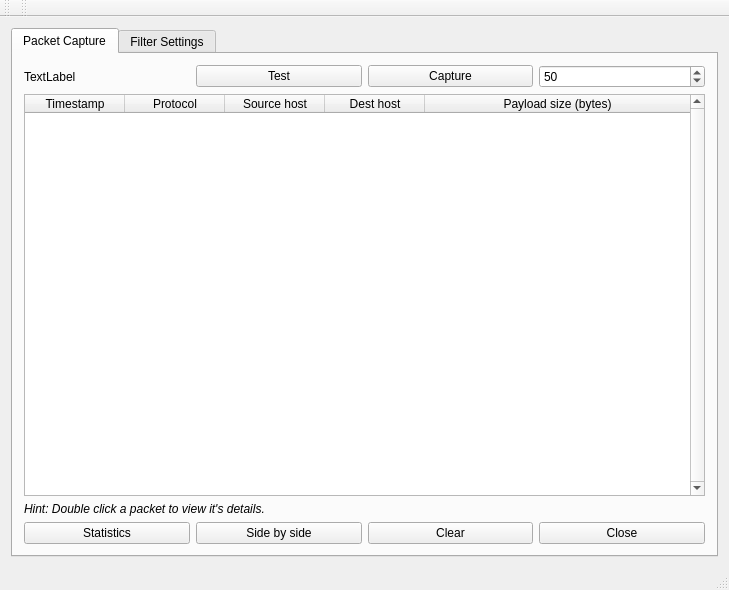
<?xml version="1.0" encoding="UTF-8"?>
<ui version="4.0">
 <class>MainWindow</class>
 <widget class="QMainWindow" name="MainWindow">
  <property name="geometry">
   <rect>
    <x>0</x>
    <y>0</y>
    <width>729</width>
    <height>590</height>
   </rect>
  </property>
  <property name="windowTitle">
   <string>TCP Monitoring Tool</string>
  </property>
  <widget class="QWidget" name="centralWidget">
   <layout class="QVBoxLayout" name="verticalLayout_2">
    <item>
     <widget class="QTabWidget" name="tabWidget">
      <property name="currentIndex">
       <number>0</number>
      </property>
      <widget class="QWidget" name="tab">
       <attribute name="title">
        <string>Packet Capture</string>
       </attribute>
       <layout class="QVBoxLayout" name="verticalLayout">
        <item>
         <layout class="QHBoxLayout" name="horizontalLayout_2">
          <item>
           <widget class="QLabel" name="label_interface">
            <property name="toolTip">
             <string>Your network interface device</string>
            </property>
            <property name="layoutDirection">
             <enum>Qt::LeftToRight</enum>
            </property>
            <property name="text">
             <string>TextLabel</string>
            </property>
            <property name="alignment">
             <set>Qt::AlignLeading|Qt::AlignLeft|Qt::AlignVCenter</set>
            </property>
           </widget>
          </item>
          <item>
           <widget class="QPushButton" name="pushButton_test">
            <property name="text">
             <string>Test</string>
            </property>
           </widget>
          </item>
          <item>
           <widget class="QPushButton" name="button_capture_packet">
            <property name="enabled">
             <bool>true</bool>
            </property>
            <property name="toolTip">
             <string>Begin packet capture</string>
            </property>
            <property name="text">
             <string>Capture</string>
            </property>
           </widget>
          </item>
          <item>
           <widget class="QSpinBox" name="spinBox_no_of_packets">
            <property name="toolTip">
             <string>Number of packets to capture</string>
            </property>
            <property name="minimum">
             <number>1</number>
            </property>
            <property name="maximum">
             <number>10000</number>
            </property>
            <property name="value">
             <number>50</number>
            </property>
           </widget>
          </item>
         </layout>
        </item>
        <item>
         <widget class="QTableWidget" name="tableWidget_packets">
          <property name="sizePolicy">
           <sizepolicy hsizetype="Expanding" vsizetype="Expanding">
            <horstretch>0</horstretch>
            <verstretch>0</verstretch>
           </sizepolicy>
          </property>
          <property name="toolTip">
           <string>Captured packets</string>
          </property>
          <property name="frameShape">
           <enum>QFrame::StyledPanel</enum>
          </property>
          <property name="verticalScrollBarPolicy">
           <enum>Qt::ScrollBarAlwaysOn</enum>
          </property>
          <property name="editTriggers">
           <set>QAbstractItemView::NoEditTriggers</set>
          </property>
          <property name="alternatingRowColors">
           <bool>false</bool>
          </property>
          <property name="selectionBehavior">
           <enum>QAbstractItemView::SelectRows</enum>
          </property>
          <property name="rowCount">
           <number>0</number>
          </property>
          <property name="columnCount">
           <number>5</number>
          </property>
          <attribute name="horizontalHeaderStretchLastSection">
           <bool>true</bool>
          </attribute>
          <attribute name="verticalHeaderStretchLastSection">
           <bool>false</bool>
          </attribute>
          <column>
           <property name="text">
            <string>Timestamp</string>
           </property>
          </column>
          <column>
           <property name="text">
            <string>Protocol</string>
           </property>
          </column>
          <column>
           <property name="text">
            <string>Source host</string>
           </property>
          </column>
          <column>
           <property name="text">
            <string>Dest host</string>
           </property>
          </column>
          <column>
           <property name="text">
            <string>Payload size (bytes)</string>
           </property>
          </column>
         </widget>
        </item>
        <item>
         <widget class="QLabel" name="label_hint">
          <property name="enabled">
           <bool>true</bool>
          </property>
          <property name="font">
           <font>
            <italic>true</italic>
           </font>
          </property>
          <property name="text">
           <string>Hint: Double click a packet to view it's details.</string>
          </property>
         </widget>
        </item>
        <item>
         <layout class="QHBoxLayout" name="horizontalLayout">
          <item>
           <widget class="QPushButton" name="pushButton_statistics">
            <property name="toolTip">
             <string>&lt;html&gt;&lt;head/&gt;&lt;body&gt;&lt;p&gt;View stats and charts about the captured packets.&lt;/p&gt;&lt;/body&gt;&lt;/html&gt;</string>
            </property>
            <property name="text">
             <string>Statistics</string>
            </property>
           </widget>
          </item>
          <item>
           <widget class="QPushButton" name="pushButton_side_by_side">
            <property name="toolTip">
             <string>&lt;html&gt;&lt;head/&gt;&lt;body&gt;&lt;p&gt;Select a row then click to view all packets to and from this IP address.&lt;/p&gt;&lt;/body&gt;&lt;/html&gt;</string>
            </property>
            <property name="text">
             <string>Side by side</string>
            </property>
           </widget>
          </item>
          <item>
           <widget class="QPushButton" name="pushButton_clear">
            <property name="toolTip">
             <string>&lt;html&gt;&lt;head/&gt;&lt;body&gt;&lt;p&gt;Clear the widow of all captured packets.&lt;/p&gt;&lt;/body&gt;&lt;/html&gt;</string>
            </property>
            <property name="text">
             <string>Clear</string>
            </property>
           </widget>
          </item>
          <item>
           <widget class="QPushButton" name="button_close_handle">
            <property name="toolTip">
             <string>&lt;html&gt;&lt;head/&gt;&lt;body&gt;&lt;p&gt;Close application.&lt;/p&gt;&lt;/body&gt;&lt;/html&gt;</string>
            </property>
            <property name="text">
             <string>Close</string>
            </property>
           </widget>
          </item>
         </layout>
        </item>
       </layout>
      </widget>
      <widget class="QWidget" name="tab_2">
       <attribute name="title">
        <string>Filter Settings</string>
       </attribute>
       <layout class="QGridLayout" name="gridLayout">
        <item row="0" column="0">
         <widget class="QLabel" name="label_2">
          <property name="text">
           <string>Host address</string>
          </property>
         </widget>
        </item>
        <item row="0" column="1">
         <widget class="QLineEdit" name="lineEdit_host">
          <property name="text">
           <string/>
          </property>
          <property name="placeholderText">
           <string>Host address, e.g. 93.184.216.34, example.com</string>
          </property>
         </widget>
        </item>
        <item row="0" column="2">
         <widget class="QCheckBox" name="checkBox_host">
          <property name="text">
           <string>Not</string>
          </property>
         </widget>
        </item>
        <item row="1" column="0">
         <widget class="QLabel" name="label_3">
          <property name="text">
           <string>Port</string>
          </property>
         </widget>
        </item>
        <item row="1" column="1">
         <widget class="QLineEdit" name="lineEdit_port">
          <property name="text">
           <string/>
          </property>
          <property name="placeholderText">
           <string>Port, e.g. 80</string>
          </property>
         </widget>
        </item>
        <item row="1" column="2">
         <widget class="QCheckBox" name="checkBox_port">
          <property name="text">
           <string>Not</string>
          </property>
         </widget>
        </item>
        <item row="2" column="0">
         <widget class="QLabel" name="label_4">
          <property name="text">
           <string>Protocol</string>
          </property>
         </widget>
        </item>
        <item row="4" column="0" colspan="3">
         <layout class="QHBoxLayout" name="horizontalLayout_3">
          <item>
           <widget class="QPushButton" name="button_clear_settings_fields">
            <property name="toolTip">
             <string/>
            </property>
            <property name="text">
             <string>Clear</string>
            </property>
           </widget>
          </item>
          <item>
           <widget class="QPushButton" name="button_check">
            <property name="toolTip">
             <string>Check current filter settings</string>
            </property>
            <property name="text">
             <string>Check</string>
            </property>
           </widget>
          </item>
          <item>
           <widget class="QPushButton" name="button_applyFilter">
            <property name="enabled">
             <bool>false</bool>
            </property>
            <property name="toolTip">
             <string>Apply selected filter</string>
            </property>
            <property name="text">
             <string>Apply filter</string>
            </property>
           </widget>
          </item>
         </layout>
        </item>
        <item row="2" column="1" colspan="2">
         <widget class="QComboBox" name="comboBox_protocol">
          <item>
           <property name="text">
            <string>All</string>
           </property>
          </item>
          <item>
           <property name="text">
            <string>TCP</string>
           </property>
          </item>
          <item>
           <property name="text">
            <string>UDP</string>
           </property>
          </item>
         </widget>
        </item>
        <item row="3" column="0" colspan="3">
         <widget class="QLabel" name="label_filter_string">
          <property name="text">
           <string/>
          </property>
         </widget>
        </item>
       </layout>
      </widget>
     </widget>
    </item>
   </layout>
  </widget>
  <widget class="QMenuBar" name="menuBar">
   <property name="geometry">
    <rect>
     <x>0</x>
     <y>0</y>
     <width>729</width>
     <height>22</height>
    </rect>
   </property>
  </widget>
  <widget class="QToolBar" name="mainToolBar">
   <attribute name="toolBarArea">
    <enum>TopToolBarArea</enum>
   </attribute>
   <attribute name="toolBarBreak">
    <bool>false</bool>
   </attribute>
  </widget>
  <widget class="QStatusBar" name="statusBar"/>
  <widget class="QToolBar" name="toolBar">
   <property name="windowTitle">
    <string>toolBar</string>
   </property>
   <attribute name="toolBarArea">
    <enum>TopToolBarArea</enum>
   </attribute>
   <attribute name="toolBarBreak">
    <bool>false</bool>
   </attribute>
  </widget>
 </widget>
 <layoutdefault spacing="6" margin="11"/>
 <resources/>
 <connections/>
</ui>
